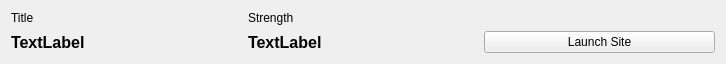
<?xml version="1.0" encoding="UTF-8"?>
<ui version="4.0">
 <class>Form</class>
 <widget class="QWidget" name="Form">
  <property name="geometry">
   <rect>
    <x>0</x>
    <y>0</y>
    <width>726</width>
    <height>63</height>
   </rect>
  </property>
  <property name="windowTitle">
   <string>Form</string>
  </property>
  <layout class="QGridLayout" name="gridLayout">
   <property name="sizeConstraint">
    <enum>QLayout::SetMinimumSize</enum>
   </property>
   <item row="0" column="0">
    <widget class="QLabel" name="label">
     <property name="text">
      <string>Title</string>
     </property>
    </widget>
   </item>
   <item row="2" column="1">
    <widget class="QLabel" name="strengthLabel">
     <property name="font">
      <font>
       <pointsize>12</pointsize>
       <weight>75</weight>
       <bold>true</bold>
      </font>
     </property>
     <property name="text">
      <string>TextLabel</string>
     </property>
    </widget>
   </item>
   <item row="0" column="1">
    <widget class="QLabel" name="label_2">
     <property name="text">
      <string>Strength</string>
     </property>
    </widget>
   </item>
   <item row="2" column="0">
    <widget class="QLabel" name="titleLabel">
     <property name="font">
      <font>
       <pointsize>12</pointsize>
       <weight>75</weight>
       <bold>true</bold>
      </font>
     </property>
     <property name="text">
      <string>TextLabel</string>
     </property>
    </widget>
   </item>
   <item row="2" column="2">
    <widget class="QPushButton" name="launchButton">
     <property name="text">
      <string>Launch Site</string>
     </property>
    </widget>
   </item>
  </layout>
 </widget>
 <resources/>
 <connections/>
</ui>
